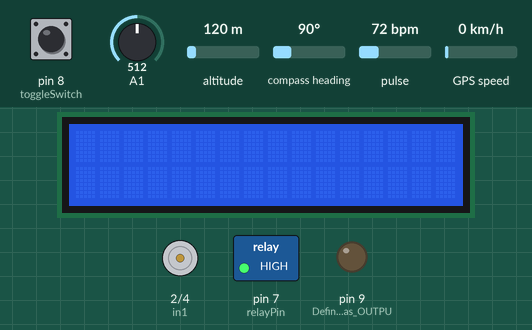
Bench run of a sketch on a simulated Arduino Uno, built with avr-gcc and run on an emulated ATmega328P. Parts: 16×2 character LCD, motor-driver pin pairs drawn as motors (green arrow = first pin HIGH = forward, orange = second pin HIGH = backward, longer = more drive, scaled by the enable pin), switched loads named in the sketch (green lamp = pin HIGH), output pins drawn as LEDs (lit = HIGH). The inputs (shaded band) are chosen by the test bench; at power-on: pin 8 (toggleSwitch) HIGH, A1 = 512, altitude 120 m, compass heading 90°, pulse 72 bpm, GPS speed 0 km/h. The GPS gets a fix after 3 s at 37.7749, -122.4194 with 8 satellites; what the sketch prints to the serial monitor is not drawn.

Above: at 1.2 s.
1.3 s: pin 8 (toggleSwitch) pulled LOW for 3.2 s
At 4.2 s:
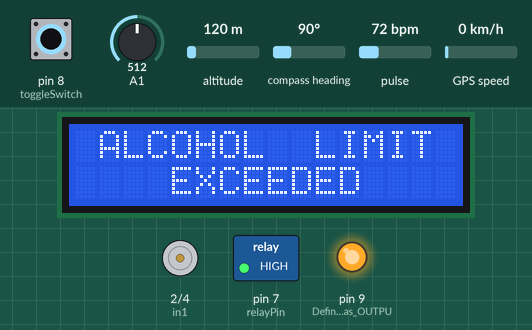
6.0 s: pin 8 (toggleSwitch) driven LOW
10.1 s: A1 set to 110
14.2 s: A1 set to 96
At 15.23 s:
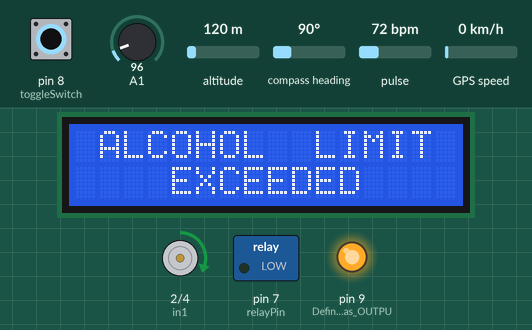
At 16.0 s:
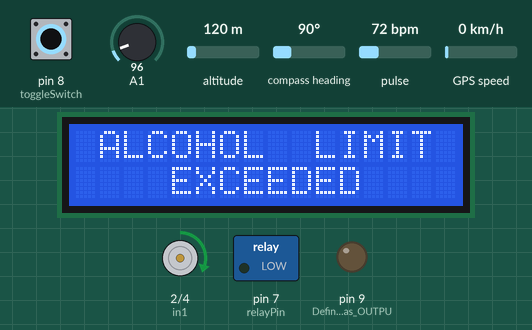
Timing chart, 0 to 17.5 s (numbered marks = the images above; inputs shaded):
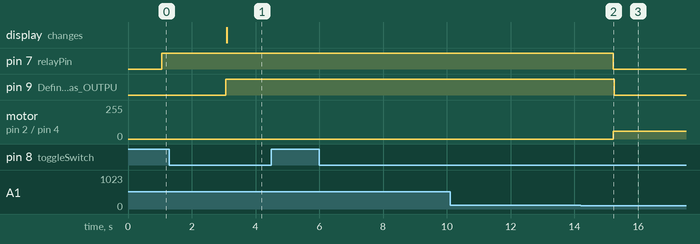

Measured:
- the behaviour switches between 101 and 100 on A1 (found by bisection; images 1 and 2)
- after the input at 1.3 s, pin 9 (Defining_the_pin_as_OUTPU): LOW → HIGH after 1.8 s; the display: changes after 1.8 s (image 1)
- after the input at 6.0 s, every drawn part: stays the same
- after the input at 10.1 s, every drawn part: stays the same
- after the input at 14.2 s, pin 7 (relayPin), pin 9 (Defining_the_pin_as_OUTPU): HIGH → LOW after 1.0 s; motor on pin 2 (in1) / pin 4 (in2): stopped → forward 60/255 after 1.0 s

The sketch:

Smartguard.ino
```cpp
#include <SoftwareSerial.h>
#include <TinyGPS++.h>
#include <ezButton.h>
#include <LiquidCrystal.h> // include the library code
#include <Wire.h>
#include <LiquidCrystal_I2C.h>
#define USE_ARDUINO_INTERRUPTS true // Set-up low-level interrupts for most acurate BPM math
#include <PulseSensorPlayground.h> // Includes the PulseSensorPlayground Library

TinyGPSPlus gps;
SoftwareSerial SIM800A(10,11);
SoftwareSerial ss(12,13);
double flat,flong;

ezButton toggleSwitch(8);  // create ezButton object that attach to pin 7;

char array1[]=" ALCOHOL  LIMIT "; //the string to print on the LCD
char array2[]="    EXCEEDED    "; //the string to print on the LCD
int tim = 250; //the value of delay time, 500 for 250 ms or 2 for each 1 ms
// initialize the library with the numbers of the interface pins
LiquidCrystal_I2C lcd(0x27,16,2); // set the LCD address to 0x27 for a 16 chars and 2 line display

float sensorValue;

PulseSensorPlayground pulseSensor;  // Creates an object
const int PulseWire = 0;       // 'S' Signal pin connected to A0
int Threshold = 550;           // Determine which Signal to "count as a beat" and which to ignore

int relayPin = 7; // Pin to control the relay

int enA=3;
int in1=2;
int in2=4;

void setup() {
  toggleSwitch.setDebounceTime(50); // set debounce time to 50 milliseconds

  pinMode(9, OUTPUT);   //Defining the pin as OUTPUT
  lcd.init();  //initialize the lcd
  lcd.backlight(); //open the backlight
  pinMode(relayPin, OUTPUT);
  Serial.begin (9600);
  SIM800A.begin(9600);
  ss.begin(9600);
  pinMode(enA,OUTPUT);
  pinMode(in1,OUTPUT);
  pinMode(in2,OUTPUT);
  pulseSensor.analogInput(PulseWire);
  pulseSensor.setThreshold(Threshold);   // Double-check the "pulseSensor" object was created and began seeing a signal
  if (pulseSensor.begin()) {
  }
}

void loop() {
  toggleSwitch.loop(); // MUST call the loop() function first
  if (toggleSwitch.isPressed())
    Serial.println("The Switch: OFF -> ON");
  if (toggleSwitch.isReleased())
    Serial.println("The Switch: ON -> OFF");
    int state = toggleSwitch.getState();
  sensorValue = analogRead(1); // read analog input pin 0
  int myBPM = pulseSensor.getBeatsPerMinute();      // Calculates BPM
  if (state == LOW){
    if (sensorValue > 100.00) {
      Serial.print("Alcohol Level: ");
      Serial.println(sensorValue);
      Serial.println("Status:DRUNK");

      digitalWrite(9, HIGH);   //Setting the pin HIGH
      lcd.setCursor(0,0); // set the cursor to column 15, line 0
      for (int positionCounter1 = 0; positionCounter1 < 16; positionCounter1++)
      {
      lcd.print(array1[positionCounter1]); // Print a message to the LCD.
      }
      lcd.setCursor(0,1); // set the cursor to column 15, line 1
      for (int positionCounter = 0; positionCounter < 16; positionCounter++)
      {
      lcd.print(array2[positionCounter]); // Print a message to the LCD.
      }
      digitalWrite(relayPin, HIGH); // Turn off the relay
    }

   else
   {
    Serial.print("Alcohol Level: ");
    Serial.println(sensorValue);
    Serial.println("Status: NOT DRUNK");
    delay(1000);
    digitalWrite(relayPin, LOW);
  //    delay(2000);
    Serial.print("Heart Beat is: ");
    Serial.println(myBPM);
    if((myBPM<110) && myBPM !=0){
      Serial.println("DRIVING SLOWLY");
      analogWrite(enA,60);
      digitalWrite(in1,HIGH);
      digitalWrite(in2,LOW);
      delay(20);

      digitalWrite(9, LOW);    //Setting the pin HIGH

      while (ss.available()>0)
      if (gps.encode(ss.read())){
        Serial.print(F("Location: "));
        if (gps.location.isValid()) {
          flat = gps.location.lat();
          flong = gps.location.lng();
          delay(500);
        }
      else {
        Serial.println(F("INVALID"));
      }
      }
        if (millis() > 5000 && gps.charsProcessed() < 10) {
      Serial.println(F("No GPS detected: check wiring."));
      while(true);
      }

      Serial.println ("Sending Message");
      SIM800A.println("AT+CMGF=1");  //Sets the GSM Module in Text Mode
      delay(1000);
      Serial.println ("Set SMS Number");
      SIM800A.println("AT+CMGS=\"+917893366621\"\r"); //Type Your Mobile number to send message
      delay(1000);
      Serial.println ("Set SMS Content");
      SIM800A.println("BP is abnormal..ALERT");// Messsage content
      //SIM800A.print("http://maps.google.com/maps?q=loc:");
      delay(1000);
      SIM800A.print(flat);
      delay(1000);
      SIM800A.print(",");
      delay(1000);
      SIM800A.print(flong);
      Serial.println ("Finish");
      delay(1000);
      SIM800A.println((char)26);// ASCII code of CTRL+Z
      delay(1000);
      Serial.println ("Message has been sent ->SMS prasanna");


    } // BPM
    else{
    Serial.println("DRIVING FAST");
    delay(1000);
    analogWrite(enA,250);
    digitalWrite(in1,HIGH);
    digitalWrite(in2,LOW);
    delay(20);
    }
  } //NOT DRUNK
}//IGNITION ON
else{
    Serial.println("The Ignition is OFF");
    delay(1000);
    digitalWrite(relayPin, HIGH); // Turn off the relay
    analogWrite(enA,0);
    digitalWrite(in1,HIGH);
    digitalWrite(in2,LOW);
    }
}//LOOP
```
